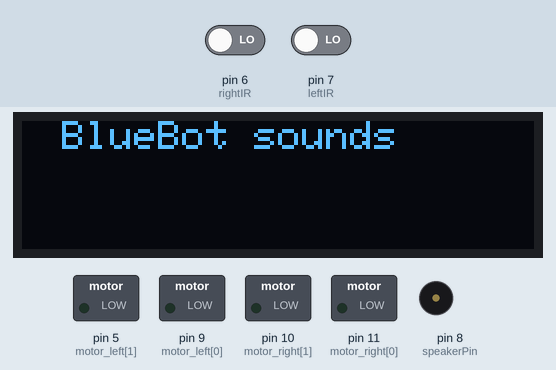
The sketch below on a simulated Arduino Uno, built with avr-gcc and run on an emulated ATmega328P. Parts: 128×32 one-colour display, switched loads named in the sketch (green lamp = pin HIGH), buzzer (waves = sounding). The inputs (shaded band) are chosen by the test bench; at power-on: pin 6 (rightIR) LOW, pin 7 (leftIR) LOW.

Above: at 0.1 s.
1.3 s: pin 6 (rightIR) driven HIGH
At 3.0 s:
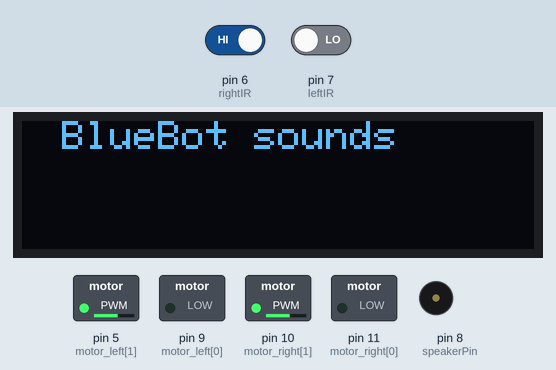
4.3 s: pin 7 (leftIR) driven HIGH
At 6.3 s:
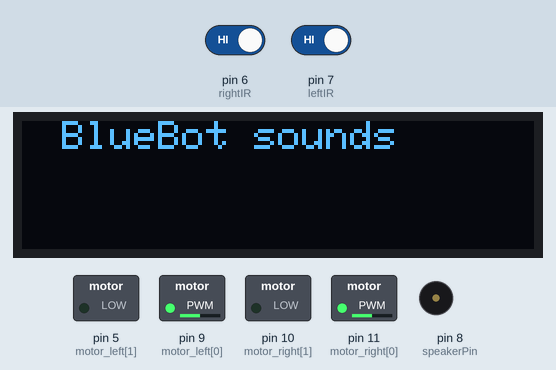
7.3 s: pin 6 (rightIR) driven LOW
At 12.4 s:
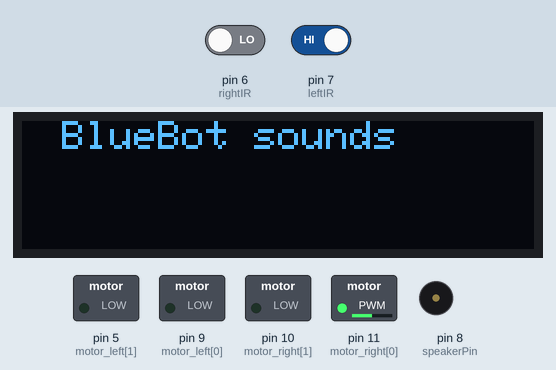
Timing chart, 0 to 13.9 s (numbered marks = the images above; inputs shaded):
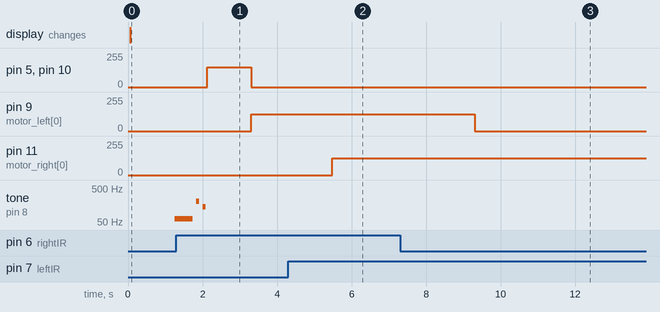

Measured:
- after the input at 1.3 s, pin 9 (motor_left[0]): 0/255 → 127/255 after 2.0 s; tone on pin 8 (speakerPin): goes on until 2.1 s, then stays silent
- after the input at 4.3 s, pin 11 (motor_right[0]): 0/255 → 127/255 after 1.2 s
- after the input at 7.3 s, pin 9 (motor_left[0]): 127/255 → 0/255 after 2.0 s

The sketch:

BlueBot.ino
```cpp
/* code
 *  BlueBot
 *  Thu 11/8/2018 7:16 PM
 *  set baud to 57600
 *    
 *  
 *  modified by: Brian Taylor
 *  added OLED
 *  needs to be modified
 *  clock count by tenths of sec
 *  network updates only during
 *  startup and every 30 minutes thereafter
 *  
 */

int rotation=0; // display upright horizontal


/* ====== OLED Setup ====== */
#include <SPI.h>
#include <Wire.h>
  #include <Adafruit_SSD1306.h>
//  #include <Adafruit_SSD1306_64.h>
#include <Adafruit_GFX.h>

// OLED display TWI address
#define OLED_ADDR    0x3C
Adafruit_SSD1306 display(-1);

#if (SSD1306_LCDHEIGHT != 32)
//#error("Height incorrect, please fix Adafruit_SSD1306.h!");
#endif
/* ====== OLED Setup ====== */


const int rightIR = 6;
const int leftIR = 7;


/* ================ motors ================ */
int motor_left[] = {9, 5};
int motor_right[] = {11, 10};

int speakerPin = 8;


void setup() {

    /* ==== OLED start ==== */
  display.begin(SSD1306_SWITCHCAPVCC, OLED_ADDR);
  display.setRotation(rotation);// h 0,2  v 1,3
    // Clear the buffer.
    display.clearDisplay();
    display.display();
    display.setTextColor(WHITE); // or BLACK);
    display.setTextSize(1);
    display.setCursor(10, 0);
    display.println("BlueBot sounds");
    display.display();
    /* ==== OLED end ==== */


  pinMode(rightIR, INPUT);
  pinMode(leftIR,  INPUT);
  // Setup motors
  int i;
  for(i = 0; i < 2; i++){
  pinMode(motor_left[i], OUTPUT);
  pinMode(motor_right[i], OUTPUT);

  pinMode(speakerPin, OUTPUT); // sets the speakerPin to be an output
  }
}

void loop()
{
 drive_forward();
}

int speed_right(){
  int rspeed = 0;
  if(avg_right() == 0){
    rspeed = 0;
  }
  else if(avg_right() <= 10){
    rspeed = 10;
 }
  else if(avg_right() <= 20){
    rspeed = 20;
 }
  else if(avg_right() <= 30){
    rspeed = 30;
 }
  else if(avg_right() <= 40){
    rspeed = 40;
 }
  else if(avg_right() <= 50){
    rspeed = 50;
 }
  else if(avg_right() <= 60){
    rspeed = 60;
 }
  else if(avg_right() <= 70){
    rspeed = 70;
 }
  else if(avg_right() <= 80){
    rspeed = 80;
 }
  else if(avg_right() <= 90){
    rspeed = 90;
 }
  else {
    rspeed = 100;
}
return rspeed;
}

int speed_left(){
  int lspeed = 0;
  if(avg_left() == 0){
    lspeed = 0;
  }
  else if(avg_left() <= 10){
    lspeed = 10;
 }
  else if(avg_left() <= 20){
    lspeed = 20;
 }
  else if(avg_left() <= 30){
    lspeed = 30;
 }
  else if(avg_left() <= 40){
    lspeed = 40;
 }
  else if(avg_left() <= 50){
    lspeed = 50;
 }
  else if(avg_left() <= 60){
    lspeed = 60;
 }
  else if(avg_left() <= 70){
    lspeed = 70;
 }
  else if(avg_left() <= 80){
    lspeed = 80;
 }
  else if(avg_left() <= 90){
    lspeed = 90;
 }

  else {
    lspeed = 100;
}
return lspeed;
}

long avg_left(){
  long lsample1 = burst_left();
  delay(20);
  long lsample2 = burst_left();
  delay(20);
  long lsample3 = burst_left();
  delay(20);
  return (lsample1 + lsample2 + lsample3) / 3;
}

long avg_right(){
  long rsample1 = burst_right();
  delay(20);
  long rsample2 = burst_right();
  delay(20);
  long rsample3 = burst_right();
  delay(20);
  return (rsample1 + rsample2 + rsample3) / 3;
}

int burst_right(){
  int r = 0;
  int sample_right = 0;
  while(r < 100) {
    sample_right = sample_right + digitalRead(rightIR);
    r++;
  }
  return sample_right;
}

int burst_left(){
  int l = 0;
  int sample_left = 0;
  while(l < 100) {
    sample_left = sample_left + digitalRead(leftIR);
    l++;
  }
  return sample_left;
}

void drive_forward(){
  int sleft = speed_left();
  int sright = speed_right();
  if(sleft <= 20 && sright <= 20)
  {
   // Stop Motors
   hard_stop();
   delay(1000);
   bonk();
   drive_backward();
   delay(500);
  }
  else
  {
  long pwm_left = sleft * 255 / 100 * 0.5;
  long pwm_right = sright * 255 / 100 * 0.5;
  analogWrite(motor_left[0], pwm_right);
  analogWrite(motor_left[1], LOW);
  analogWrite(motor_right[0], pwm_left);
  analogWrite(motor_right[1], LOW);
  ping(sleft * 10);
  delay(20);
 }
}

void drive_backward(){
    analogWrite(motor_left[1], 150);
    analogWrite(motor_left[0], LOW);
    analogWrite(motor_right[1], 150);
    analogWrite(motor_right[0], LOW);
}

void hard_stop(){
analogWrite(motor_left[0], LOW);
analogWrite(motor_left[1], LOW);

analogWrite(motor_right[0], LOW);
analogWrite(motor_right[1], LOW);
}

void beep (unsigned char speakerPin, int frequencyInHertz, long timeInMilliseconds)     // the sound producing function
{
          int x;
          long delayAmount = (long)(1000000/frequencyInHertz);
          long loopTime = (long)((timeInMilliseconds*1000)/(delayAmount*2));
          for (x=0;x<loopTime;x++)
          {
              digitalWrite(speakerPin,HIGH);
              delayMicroseconds(delayAmount);
              digitalWrite(speakerPin,LOW);
              delayMicroseconds(delayAmount);
          }

}

void ping(int dly) {
       beep(speakerPin,100,50);
       delay(dly);
       beep(speakerPin,100,50);
       delay(dly);
       beep(speakerPin,100,50);
       delay(dly);
}

void scale()
{
          beep(speakerPin,2093,500); //C: play the note C (C7 from the chart linked to above) for 500ms
          beep(speakerPin,2349,500); //D
          beep(speakerPin,2637,500); //E
          beep(speakerPin,2793,500); //F
          beep(speakerPin,3136,500); //G
          beep(speakerPin,3520,500); //A
          beep(speakerPin,3951,500); //B
          beep(speakerPin,4186,500); //C
}

void r2D2(){
          beep(speakerPin,3520,100); //A
          beep(speakerPin,3136,100); //G
          beep(speakerPin,2637,100); //E
          beep(speakerPin,2093,100); //C
          beep(speakerPin,2349,100); //D
          beep(speakerPin,3951,100); //B
          beep(speakerPin,2793,100); //F
          beep(speakerPin,4186,100); //C
          beep(speakerPin,3520,100); //A
          beep(speakerPin,3136,100); //G
          beep(speakerPin,2637,100); //E
          beep(speakerPin,2093,100); //C
          beep(speakerPin,2349,100); //D
          beep(speakerPin,3951,100); //B
          beep(speakerPin,2793,100); //F
          beep(speakerPin,4186,100); //C
}

void closeEncounters() {
          beep(speakerPin,932,300); //B b
          delay(50);
          beep(speakerPin,1047,300); //C
          delay(50);
          beep(speakerPin,831,300); //A b
          delay(50);
          beep(speakerPin,415,300); //A b
          delay(50);
          beep(speakerPin,622,500); //E b
          delay(500);

          beep(speakerPin,466,300); //B b
          delay(100);
          beep(speakerPin,524,300); //C
          delay(100);
          beep(speakerPin,415,300); //A b
          delay(100);
          beep(speakerPin,208,300); //A b
          delay(100);
          beep(speakerPin,311,500); //E b
          delay(500);

          beep(speakerPin,233,300); //B b
          delay(200);
          beep(speakerPin,262,300); //C
          delay(200);
          beep(speakerPin,208,300); //A b
          delay(500);
          beep(speakerPin,104,300); //A bp
          delay(550);
          beep(speakerPin,156,500); //E b
}

void ariel() {

          beep(speakerPin,1047,300); //C
          delay(50);
          beep(speakerPin,1175,300); //D
          delay(50);
          beep(speakerPin,1245,600); //D#
          delay(250);

          beep(speakerPin,1175,300); //D
          delay(50);
          beep(speakerPin,1245,300); //D#
          delay(50);
          beep(speakerPin,1397,600); //F
          delay(250);

          beep(speakerPin,1047,300); //C
          delay(50);
          beep(speakerPin,1175,300); //D
          delay(50);
          beep(speakerPin,1245,500); //D#
          delay(50);
          beep(speakerPin,1175,300); //D
          delay(50);
          beep(speakerPin,1245,300); //D#
          delay(50);
          beep(speakerPin,1175,300); //D
          delay(50);
          beep(speakerPin,1245,300); //D#
          delay(50);
          beep(speakerPin,1397,600); //F
          delay(50);

}

void bonk() {
  beep(speakerPin,125,500); //C
  delay(100);
  uhoh();
}

void uhoh() {
   beep(speakerPin,415,100); //C
          delay(80);
    beep(speakerPin,279,100); //C
          delay(80);
}

void squeak() {
 /* for (int i=100; i<3000; i=i*1.05) {
    beep(speakerPin,i,20);
  }
  delay(10);
  for (int i=100; i<200; i=i*1.15) {
    beep(speakerPin,i,60);
  }
  for (int i=400; i>100; i=i*.85) {
    beep(speakerPin,i,60);
  }*/
  for (int i=100; i<5000; i=i*1.45) {
    beep(speakerPin,i,60);
  }
  delay(10);
  for (int i=100; i<6000; i=i*1.5) {
    beep(speakerPin,i,20);
  }
}

void waka() {
  for (int i=1000; i<3000; i=i*1.05) {
    beep(speakerPin,i,10);
  }
  delay(100);
  for (int i=2000; i>1000; i=i*.95) {
    beep(speakerPin,i,10);
  }
    for (int i=1000; i<3000; i=i*1.05) {
    beep(speakerPin,i,10);
  }
  delay(100);
  for (int i=2000; i>1000; i=i*.95) {
    beep(speakerPin,i,10);
  }
    for (int i=1000; i<3000; i=i*1.05) {
    beep(speakerPin,i,10);
  }
  delay(100);
  for (int i=2000; i>1000; i=i*.95) {
    beep(speakerPin,i,10);
  }
    for (int i=1000; i<3000; i=i*1.05) {
    beep(speakerPin,i,10);
  }
  delay(100);
  for (int i=2000; i>1000; i=i*.95) {
    beep(speakerPin,i,10);
  }
}

void catcall() {
  for (int i=1000; i<5000; i=i*1.05) {
    beep(speakerPin,i,10);
  }
 delay(300);

  for (int i=1000; i<3000; i=i*1.03) {
    beep(speakerPin,i,10);
  }
  for (int i=3000; i>1000; i=i*.97) {
    beep(speakerPin,i,10);
  }
}

void ohhh() {
  for (int i=1000; i<2000; i=i*1.02) {
    beep(speakerPin,i,10);
  }
  for (int i=2000; i>1000; i=i*.98) {
    beep(speakerPin,i,10);
  }
}


/* ===== end of sketch ===== */
```
